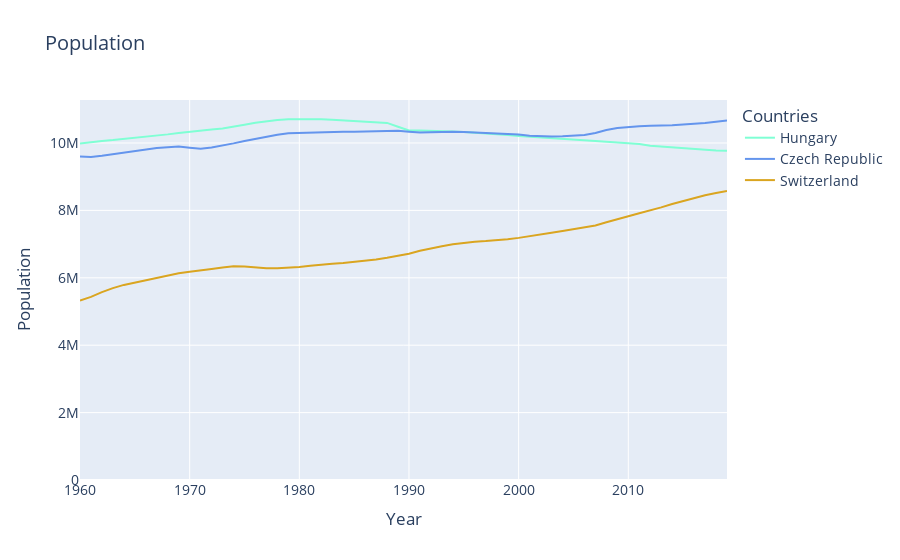

This figure's notebook cell:
### Code cell
fig = px.line(europe_df,
              title='Population', 
              color_discrete_sequence=["aquamarine", "cornflowerblue", "goldenrod"])

fig.update_layout(yaxis_title='Population',
                  legend_title='Countries', 
                  font_size=14)
fig.update_yaxes(rangemode='tozero')
fig.show()
